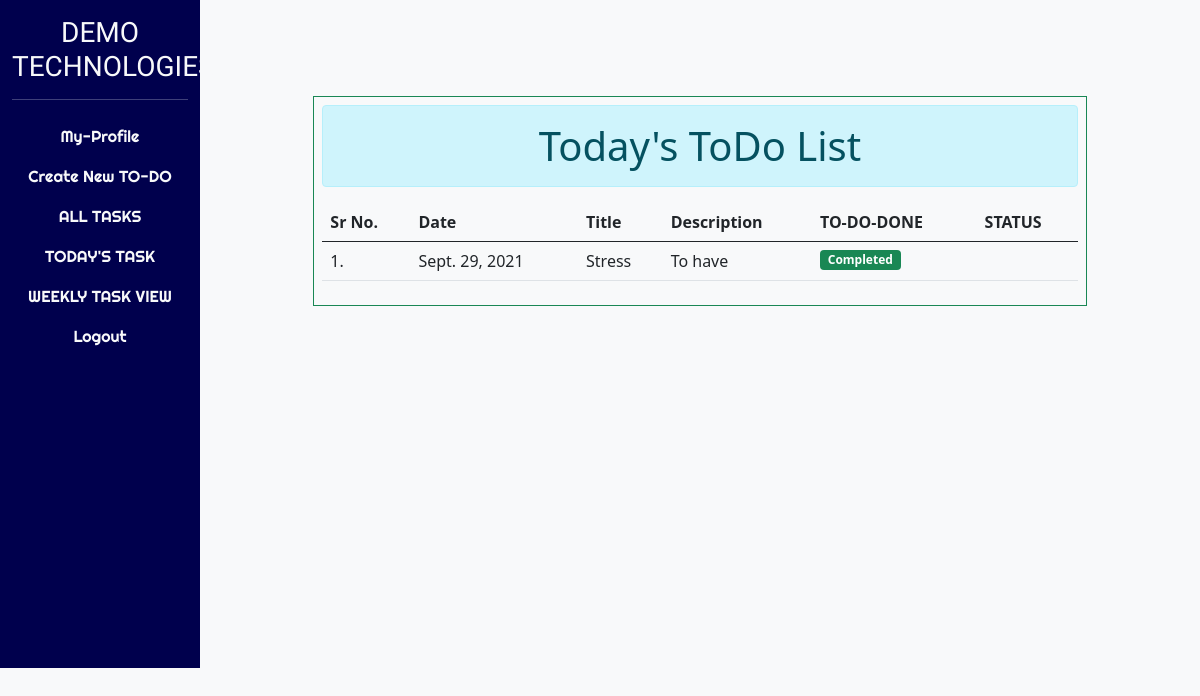
The page /todaylist/ (signed in) on the database its author committed.
### app1/models.py (models this page shows, shortened)
class ToDo(models.Model):
    title=models.CharField(max_length=30)
    discription=models.CharField(max_length=100)
    date=models.DateField()
    done=models.BooleanField(default=False)
    user=models.ForeignKey(User,on_delete=models.CASCADE)

### app1/views.py (the view)
# urls.py: path('todaylist/',todaylist),
@login_required(login_url='/users/login/')
def todaylist(request):
	uid=(request.session.get('userId'))
	t=ToDo.objects.filter(user_id=uid,date=datetime.date.today()).order_by('date')
	return render(request,'app1/today-task.html',{"x":t})

### app1/templates/app1/today-task.html
{% extends 'core/base.html' %}
{% block content %}
<br><br>
<div class='container mt-5'>
	<div class='col-10 mx-auto border border-success p-2 border-round'>
<h1 class='alert alert-info mx-auto text-center'>Today's ToDo List</h1>
<table class="table">
  <thead>
    <tr>
      <th scope="col">Sr No.</th>
      <th scope="col">Date</th>
      <th scope="col">Title</th>
      <th scope="col">Description</th>
      <th scope="col">TO-DO-DONE</th>
      <th scope="col">STATUS</th>
    </tr>
  </thead>
  <tbody>
    {% for i in x %}
    <tr>
      <td>{{forloop.counter}}.</td>
      <td>{{i.date}}</td>
      <td>{{i.title}}</td>
      <td>{{i.discription}}</td>
      {% if i.done == True %}
       <td><small class='badge bg-success'>Completed</small></td>
       {% else %}
        <td><small class='badge bg-danger'>Incomplete</small></td>
        {% endif %}
        {% if i.done == True %}
        <td> </td>
        {% else %}
        <td>
         <a href='/change-status/{{i.id}}/True/' title='mark done' class="btn btn-primary">Done</a>
        </td>
        {% endif %}
    </tr>
   {% endfor %}
  </tbody>
</table>
</div>
</div>
{% endblock %}

### core/static/core/css/core.css (style rules this page uses)
html,body { height:100%; }

### rows shown on the page
ToDo: date "Sept. 29, 2021", title "Stress", discription "To have", done "Completed"
